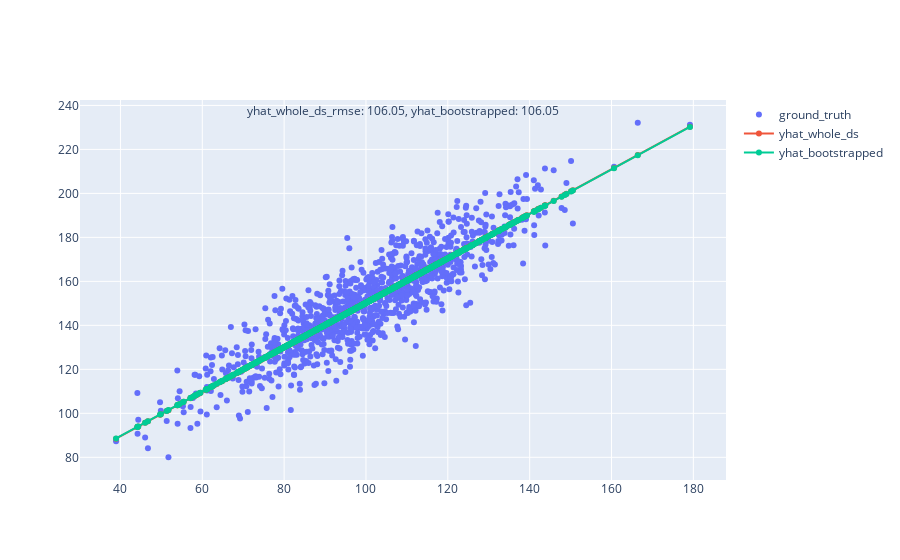

Here is the notebook cell this chart was saved with:
### Markdown cell above
We now train with the whole dataset, but the sample sizes in the bootstrapping methodology uses 100-sized samples:
 WITH WHOLE DATASET

### Code cell
b1, b0, r_value, p_value, std_err = linregress(x, y)
yhat_whole_ds = b0 + b1 * x

### WITH BOOTSTRAP SAMPLES 
regression_scores = list()
for _ in range(100):
    # bootstrap sample
    indices = randint(0, 1000, 550)
    x_sample = x[indices]
    y_sample = y[indices]
    
    # simple linear regression model
    b1_sample, b0_sample, r_value, p_value, std_err = linregress(x_sample, y_sample)
    regression_scores.append([b1_sample, b0_sample])

b0_scores = np.array(regression_scores)[:, 1]
b1_scores = np.array(regression_scores)[:, 0]
b0_estimate = median(b0_scores)
b1_estimate = median(b1_scores)

yhat_bootstrapped = b0_estimate + b1_estimate * x

### MODELS VALIDATION
from sklearn.metrics import mean_squared_error

yhat_whole_ds_rmse = mean_squared_error(y, yhat_whole_ds).round(2)
yhat_bootstrapped_rmse = mean_squared_error(y, yhat_bootstrapped).round(2)

### PLOTS
import plotly.graph_objects as go

fig = go.Figure()
# Add traces
fig.add_trace(go.Scatter(x=x, y=y,
                    mode='markers',
                    name='ground_truth'))
fig.add_trace(go.Scatter(x=x, y=yhat_whole_ds,
                    mode='lines+markers',
                    name='yhat_whole_ds'))
fig.add_trace(go.Scatter(x=x, y=yhat_bootstrapped,
                    mode='lines+markers',
                    name='yhat_bootstrapped'))
fig.update_layout(annotations=[dict(xref='paper',
                                    yref='paper',
                                    x=0.5, y=1,
                                    showarrow=False,
                                    text='yhat_whole_ds_rmse: {}, yhat_bootstrapped: {}'.format(yhat_whole_ds_rmse, 
                                                                                                yhat_bootstrapped_rmse))])

fig.show()

### Figure 1 — Plotly figure (JSON) as saved in the notebook; plotly's stock layout.template omitted (floating-point values rounded to 4 significant figures; data arrays with more than 128 entries replaced by an {"elided": "..."} marker saying what was removed)
{"data": [{"mode": "markers", "name": "ground_truth", "type": "scatter", "x": {"elided": "1000 float values"}, "y": {"elided": "1000 float values"}}, {"mode": "lines+markers", "name": "yhat_whole_ds", "type": "scatter", "x": {"elided": "1000 float values"}, "y": {"elided": "1000 float values"}}, {"mode": "lines+markers", "name": "yhat_bootstrapped", "type": "scatter", "x": {"elided": "1000 float values"}, "y": {"elided": "1000 float values"}}], "layout": {"annotations": [{"showarrow": false, "text": "yhat_whole_ds_rmse: 106.05, yhat_bootstrapped: 106.05", "x": 0.5, "xref": "paper", "y": 1, "yref": "paper"}]}}
